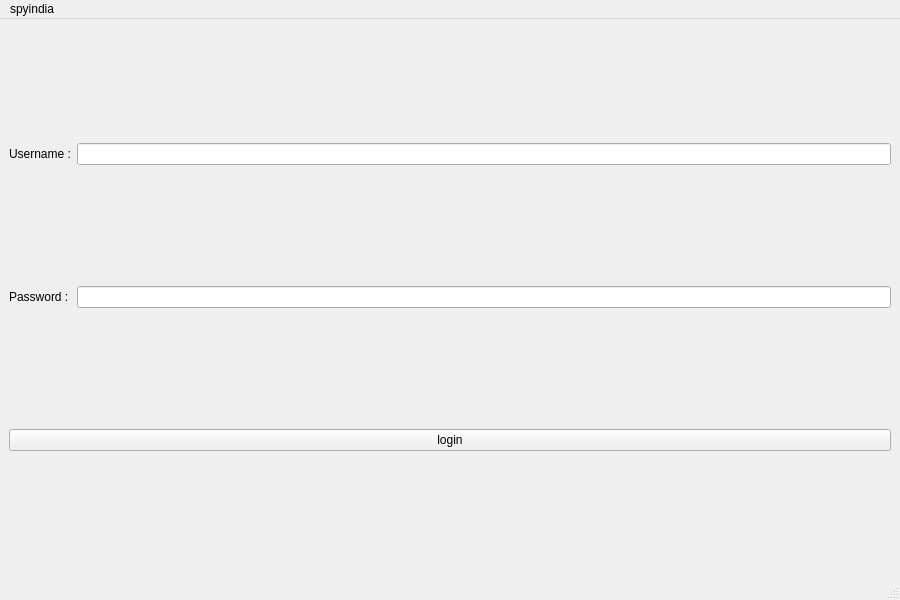
<?xml version="1.0" encoding="UTF-8"?>
<ui version="4.0">
 <class>MainWindow</class>
 <widget class="QMainWindow" name="MainWindow">
  <property name="geometry">
   <rect>
    <x>0</x>
    <y>0</y>
    <width>900</width>
    <height>600</height>
   </rect>
  </property>
  <property name="minimumSize">
   <size>
    <width>900</width>
    <height>600</height>
   </size>
  </property>
  <property name="maximumSize">
   <size>
    <width>900</width>
    <height>600</height>
   </size>
  </property>
  <property name="windowTitle">
   <string>SpyIndia Login</string>
  </property>
  <widget class="QWidget" name="centralwidget">
   <layout class="QGridLayout" name="gridLayout">
    <item row="0" column="0">
     <widget class="QLabel" name="label">
      <property name="text">
       <string>Username :</string>
      </property>
     </widget>
    </item>
    <item row="0" column="1">
     <widget class="QLineEdit" name="usernameEdit"/>
    </item>
    <item row="1" column="0">
     <widget class="QLabel" name="label_2">
      <property name="text">
       <string>Password :</string>
      </property>
     </widget>
    </item>
    <item row="1" column="1">
     <widget class="QLineEdit" name="passwordEdit">
      <property name="echoMode">
       <enum>QLineEdit::EchoMode::PasswordEchoOnEdit</enum>
      </property>
     </widget>
    </item>
    <item row="2" column="0" colspan="2">
     <widget class="QPushButton" name="loginButton">
      <property name="text">
       <string>login</string>
      </property>
     </widget>
    </item>
   </layout>
  </widget>
  <widget class="QMenuBar" name="menubar">
   <property name="geometry">
    <rect>
     <x>0</x>
     <y>0</y>
     <width>900</width>
     <height>22</height>
    </rect>
   </property>
   <widget class="QMenu" name="menuspyindia">
    <property name="title">
     <string>spyindia</string>
    </property>
   </widget>
   <addaction name="menuspyindia"/>
  </widget>
  <widget class="QStatusBar" name="statusbar"/>
 </widget>
 <resources/>
 <connections/>
</ui>
